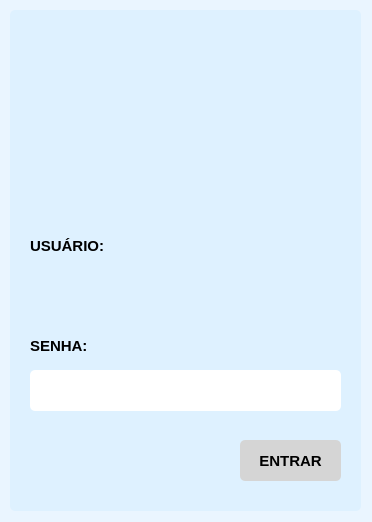
<?xml version="1.0" encoding="UTF-8"?>
<ui version="4.0">
 <class>window_login</class>
 <widget class="QWidget" name="window_login">
  <property name="geometry">
   <rect>
    <x>0</x>
    <y>0</y>
    <width>372</width>
    <height>522</height>
   </rect>
  </property>
  <property name="sizePolicy">
   <sizepolicy hsizetype="Fixed" vsizetype="Fixed">
    <horstretch>0</horstretch>
    <verstretch>0</verstretch>
   </sizepolicy>
  </property>
  <property name="maximumSize">
   <size>
    <width>372</width>
    <height>522</height>
   </size>
  </property>
  <property name="windowTitle">
   <string>Sistema de Cadastro - Quatro Patas Hotel</string>
  </property>
  <property name="styleSheet">
   <string notr="true">background-color: rgb(234, 245, 255);</string>
  </property>
  <widget class="QFrame" name="fr_fundo_login">
   <property name="geometry">
    <rect>
     <x>10</x>
     <y>10</y>
     <width>351</width>
     <height>501</height>
    </rect>
   </property>
   <property name="sizePolicy">
    <sizepolicy hsizetype="Fixed" vsizetype="Fixed">
     <horstretch>0</horstretch>
     <verstretch>0</verstretch>
    </sizepolicy>
   </property>
   <property name="styleSheet">
    <string notr="true">background-color: rgb(222, 241, 255);
border-radius: 5px;</string>
   </property>
   <property name="frameShape">
    <enum>QFrame::StyledPanel</enum>
   </property>
   <property name="frameShadow">
    <enum>QFrame::Raised</enum>
   </property>
   <widget class="QLineEdit" name="edt_user_login">
    <property name="geometry">
     <rect>
      <x>20</x>
      <y>260</y>
      <width>311</width>
      <height>41</height>
     </rect>
    </property>
    <property name="font">
     <font>
      <family>Yu Gothic UI</family>
      <pointsize>11</pointsize>
      <weight>75</weight>
      <bold>true</bold>
     </font>
    </property>
    <property name="styleSheet">
     <string notr="true">QLineEdit{
	color: rgb(138, 185, 214);
	background-color: rgb(255, 255, 255);
	border-radius: 5px;
}
color: rgb(138, 185, 214);</string>
    </property>
   </widget>
   <widget class="QLineEdit" name="edt_senha_login">
    <property name="geometry">
     <rect>
      <x>20</x>
      <y>360</y>
      <width>311</width>
      <height>41</height>
     </rect>
    </property>
    <property name="font">
     <font>
      <family>Yu Gothic UI</family>
      <pointsize>7</pointsize>
     </font>
    </property>
    <property name="cursor">
     <cursorShape>IBeamCursor</cursorShape>
    </property>
    <property name="styleSheet">
     <string notr="true">QLineEdit{
	color: rgb(138, 185, 214);
	background-color: rgb(255, 255, 255);
	border-radius: 5px;
}
</string>
    </property>
    <property name="echoMode">
     <enum>QLineEdit::Password</enum>
    </property>
   </widget>
   <widget class="QPushButton" name="bt_entrar_login">
    <property name="geometry">
     <rect>
      <x>230</x>
      <y>430</y>
      <width>101</width>
      <height>41</height>
     </rect>
    </property>
    <property name="font">
     <font>
      <family>Yu Gothic UI</family>
      <pointsize>11</pointsize>
      <weight>75</weight>
      <bold>true</bold>
     </font>
    </property>
    <property name="cursor">
     <cursorShape>PointingHandCursor</cursorShape>
    </property>
    <property name="styleSheet">
     <string notr="true">QPushButton{
	
	background-color: rgb(213, 213, 213);
	border-radius: 5px;
}

QPushButton:hover{
	
	background-color: rgb(190, 190, 190);
	color: rgb(255, 255, 255);
}</string>
    </property>
    <property name="text">
     <string>ENTRAR</string>
    </property>
   </widget>
   <widget class="QLabel" name="img_logo_login">
    <property name="geometry">
     <rect>
      <x>100</x>
      <y>20</y>
      <width>161</width>
      <height>181</height>
     </rect>
    </property>
    <property name="styleSheet">
     <string notr="true">border-radius:10px;
background-color: rgb(222, 241, 255);</string>
    </property>
    <property name="text">
     <string/>
    </property>
    <property name="pixmap">
     <pixmap>../img/logoP.png</pixmap>
    </property>
   </widget>
  </widget>
  <widget class="QLabel" name="lb_user_login">
   <property name="geometry">
    <rect>
     <x>30</x>
     <y>230</y>
     <width>91</width>
     <height>31</height>
    </rect>
   </property>
   <property name="font">
    <font>
     <family>Yu Gothic UI</family>
     <pointsize>11</pointsize>
     <weight>75</weight>
     <bold>true</bold>
    </font>
   </property>
   <property name="styleSheet">
    <string notr="true">background-color: rgb(222, 241, 255);</string>
   </property>
   <property name="text">
    <string>USUÁRIO:</string>
   </property>
  </widget>
  <widget class="QLabel" name="lb_senha_login">
   <property name="geometry">
    <rect>
     <x>30</x>
     <y>330</y>
     <width>91</width>
     <height>31</height>
    </rect>
   </property>
   <property name="font">
    <font>
     <family>Yu Gothic UI</family>
     <pointsize>11</pointsize>
     <weight>75</weight>
     <bold>true</bold>
    </font>
   </property>
   <property name="styleSheet">
    <string notr="true">background-color: rgb(222, 241, 255);</string>
   </property>
   <property name="text">
    <string>SENHA:</string>
   </property>
  </widget>
 </widget>
 <tabstops>
  <tabstop>edt_user_login</tabstop>
  <tabstop>edt_senha_login</tabstop>
  <tabstop>bt_entrar_login</tabstop>
 </tabstops>
 <resources/>
 <connections/>
</ui>
